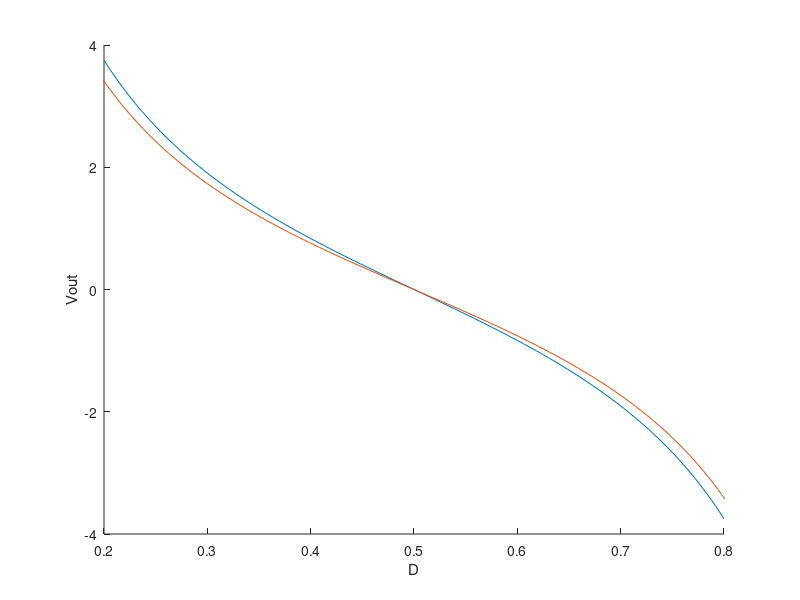

MATLAB code for this plot: (Note: this script raises an error after producing the figure.)
R = 4;
C = 1e-6;
L = 64*C;
D0 = 0.5;


%% D transfer

D = linspace(0.2,0.8);
V = (1-2*D)./(D-D.^2);
figure()
hold on
plot(D, V);
xlim([0.2, 0.8]);
xlabel('D');
ylabel('Vout');
V = linspace(-4,4);
D=2./(V*1.1+2+sqrt(4+(V*1.1).^2));
plot(D, V);

%% relation between D

D1 = 0.42
D2 = 1
D0 = (D1+D2)*(D1*D2)/(D1^2+D2^2)

%% plot various D
hold on
for d = linspace(0, 0.2, 10)
    D1 = 0.5+d
    D2 = 0.5-d
    D0 = (D1+D2)*(D1*D2)/(D1^2+D2^2)
    
    sys1 = ctl2out(R, L, C, D1, D0);
    sys2 = ctl2out(R, L, C, D2, D0);

    brsys = sys1+sys2
    %bode(brsys)
    stepplot(brsys)
    %pzmap(brsys)
end